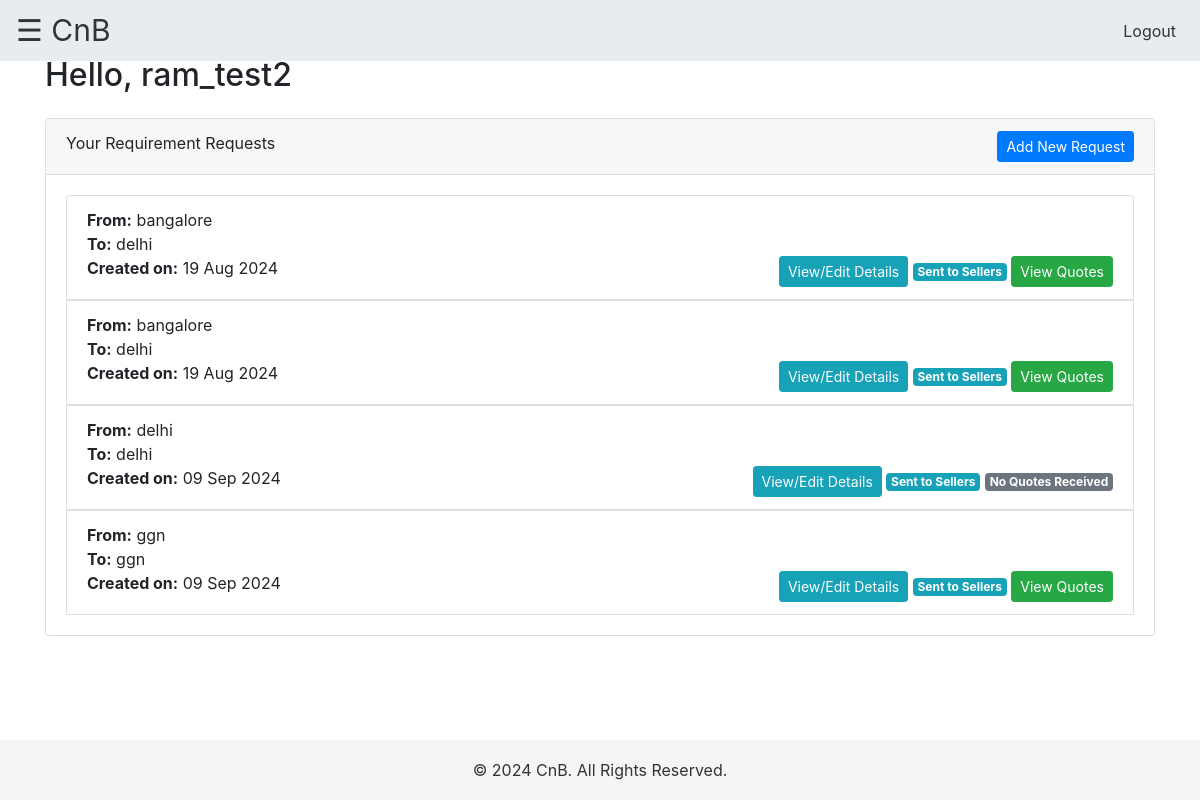
Screenshot of /buyer_dashboard/ (signed in) with the database file from the repository.
### myapp/models.py (models this page shows, shortened)
class Product(models.Model):
    buyer = models.ForeignKey(User, on_delete=models.CASCADE)
    from_city = models.CharField(max_length=255)
    to_city = models.CharField(max_length=255)
    shifting_plan = models.CharField(max_length=20, choices=[('7 days', 'In next 7 days'), ('15 days', 'In next 15 days'), ('30 days', 'In next 30 days'), ('30+ days', 'In next 30+ days')])
    item_details = models.TextField()
    call_preference = models.BooleanField(default=False)
    call_time = models.TimeField(blank=True, null=True)
    budget_min = models.DecimalField(max_digits=10, decimal_places=2)
    budget_max = models.DecimalField(max_digits=10, decimal_places=2)
    specific_requirements = models.TextField(blank=True, null=True)
    created_at = models.DateTimeField(auto_now_add=True)
    is_quote_requested = models.BooleanField(default=False)

### myapp/views.py (the view)
# urls.py: path('buyer_dashboard/', views.buyer_dashboard, name='buyer_dashboard'),
def buyer_dashboard(request):
    if not hasattr(request.user, 'buyer'):
        return redirect('login')
    products = Product.objects.filter(buyer=request.user)
    context = {
        'products': products
    }
    return render(request, 'myapp/buyer_dashboard.html', context)

### myapp/templates/myapp/buyer_dashboard.html (shortened to what this page needs)
{% extends 'myapp/base.html' %}
{% block content %}
<h2>Hello, {{ user.username }}</h2>
<div class="card mt-4">
    <div class="card-header">
        Your Requirement Requests
        <a href="{% url 'create_new_request' %}" class="btn btn-primary btn-sm float-right">Add New Request</a>
    </div>
    <div class="card-body">
        {% if products %}
            <ul class="list-group">
                {% for product in products %}
                    <li class="list-group-item">
                        <strong>From:</strong> {{ product.from_city }} <br>
                        <strong>To:</strong> {{ product.to_city }} <br>
                        <strong>Created on:</strong> {{ product.created_at|date:"d M Y" }}
                        <div class="float-right">
                            <button class="btn btn-sm btn-info" data-toggle="modal" data-target="#editModal{{ product.id }}">
                                View/Edit Details
                            </button>
                            {% if not product.is_quote_requested %}
                                <button class="btn btn-sm btn-warning" onclick="confirmQuoteRequest({{ product.id }})">Request Quotes</button>
                            {% else %}
                                <span class="badge badge-info">Sent to Sellers</span>
                                {% if product.bid_set.exists %}
                                    <a href="{% url 'view_quotes' product.id %}" class="btn btn-sm btn-success">View Quotes</a>
                                {% else %}
                                    <span class="badge badge-secondary">No Quotes Received</span>
                                {% endif %}
                            {% endif %}
                        </div>
                    </li>
                {% endfor %}
            </ul>
        {% else %}
            <p>You have no active requests. <a href="{% url 'create_new_request' %}">Create a new request</a> to start receiving quotes.</p>
        {% endif %}
    </div>
</div>
{% endblock %}

### myapp/templates/myapp/base.html (style rules this page uses)
body { padding-top: 56px; overflow-x: hidden; }

### rows the page displays
Product: from_city "bangalore", to_city "delhi", created_at "19 Aug 2024", is_quote_requested "Sent to Sellers"
Product: from_city "bangalore", to_city "delhi", created_at "19 Aug 2024", is_quote_requested "Sent to Sellers"
Product: from_city "delhi", to_city "delhi", created_at "09 Sep 2024", is_quote_requested "Sent to Sellers"
Product: from_city "ggn", to_city "ggn", created_at "09 Sep 2024", is_quote_requested "Sent to Sellers"

### other values shown
{{ user.username }} "ram_test2"
